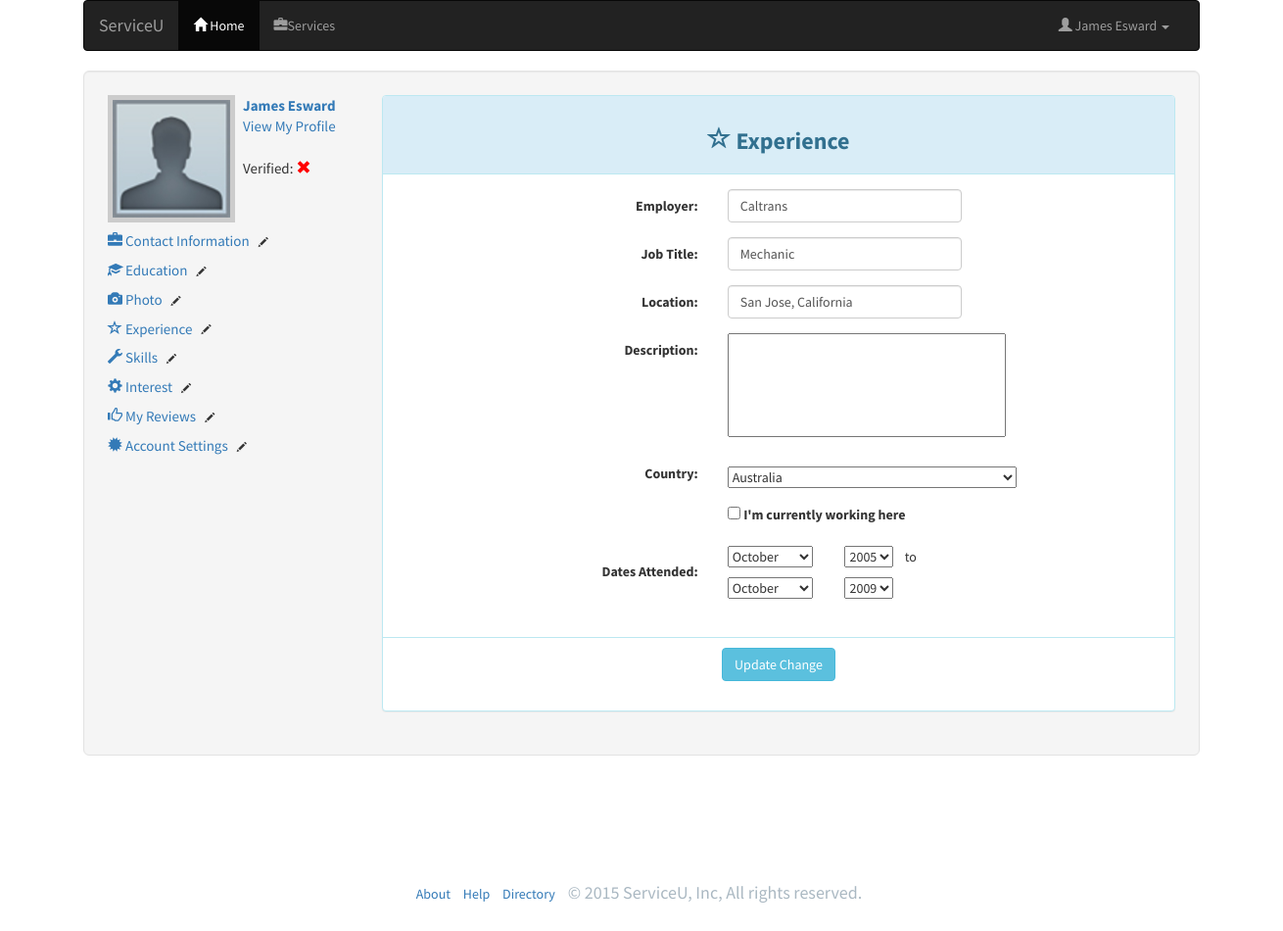
The app's page /editExperience.php?expID=27 (signed in) with its own data.
### tables this page shows
CREATE TABLE IF NOT EXISTS `usertable` (
  `userID` int(8) NOT NULL,
  `email` varchar(35) NOT NULL DEFAULT '',
  `firstName` varchar(20) NOT NULL,
  `lastName` varchar(20) NOT NULL,
  `userPhone` varchar(20) DEFAULT NULL,
  `password` varchar(20) NOT NULL,
  `verify` tinyint(1) NOT NULL DEFAULT '0',
  `degree` int(1) NOT NULL DEFAULT '0',
  `skill` varchar(300) NOT NULL DEFAULT 'na',
  `interest` varchar(300) NOT NULL DEFAULT 'na',
  `rate` int(1) NOT NULL DEFAULT '0',
  `verificationCode` varchar(10) NOT NULL
);

CREATE TABLE IF NOT EXISTS `userexperiencetable` (
  `expID` int(8) NOT NULL,
  `emailID` varchar(50) NOT NULL,
  `userEmployer` varchar(75) NOT NULL,
  `jobTitle` varchar(75) NOT NULL,
  `location` varchar(75) NOT NULL,
  `description` varchar(300) NOT NULL,
  `country` varchar(75) NOT NULL,
  `stillWorkHere` varchar(10) NOT NULL,
  `startDateMonth` varchar(20) NOT NULL,
  `startDateYear` varchar(20) NOT NULL,
  `endDateMonth` varchar(20) NOT NULL,
  `endDateYear` varchar(20) NOT NULL
);

### editExperience.php (the view, shortened to what the rows shown need)
<!DOCTYPE html>
<html lang="en">
<?php
    include("DatabaseFunctions.php");
?>
<?php
    if (!isset($_SESSION["loginEmail"]))
     {
        header("location: index.php");
        exit();
    }
    else{
       $userEmail = $_SESSION["loginEmail"];
    }
   ?>
<head>
    <link href="css/bootstrap.min.css" rel="stylesheet">
    <link href="css/bootstrap.css" rel="stylesheet">
    <link href="css/stylish-portfolio.css" rel="stylesheet">
    <link href="font-awesome/css/font-awesome.min.css" rel="stylesheet" type="text/css">
    <link rel="stylesheet" href="css/mycss.css">
</head>
<body>
    <?php include 'navigationbar.php' ?>
<div class="container">
     <div class="well well-lg">
        <div class="row">
            <div class="col-md-3">
                <div class="profileStart">
                        <div class="profileSet" id="Profile-List">
                            <a href="viewmyprofile.php"><b><?php echo getFullName($userEmail);?></b></a>
                            <br>
                            <br>
                            <br>
                        </div>
                </div>
            </div>
            <div class="col-md-9">
                <div class="panel panel-info">
                        <div class="panel-body">
                                     <form role="form" method="POST" class="form-horizontal">
                                                <div>
                                                      <div class="form-group">
                                                        <div class="col-sm-4">
                                                          <input type="nameEmployer" name="nameEmployer" class="form-control" value="<?php
                                                                              if(isset($_GET['expID']))
                                                                                     {
                                                                                            $idExp = $_GET['expID'];
                                                                                            echo getUserEmployer($idExp);
                                                                                     }
                                                          ?>" placeholder="Name your past employment?">
                                                        </div>
                                                    </div>
                                                      <div class="form-group">
                                                        <div class="col-sm-4">
                                                          <input type="lName" name="userjobTitle" class="form-control" value="<?php
                                                                              if(isset($_GET['expID']))
                                                                                     {
                                                                                            $idExp = $_GET['expID'];
                                                                                            echo getUserJobTitle($idExp);
                                                                                     }
                                                           ?>">
                                                        </div>
                                                      </div>
                                                      <div class="form-group">
                                                        <div class="col-sm-4">
                                                          <input type="jobLocation" name="jobLocation" class="form-control" placeholder="City, State..." value="<?php
                                                                                 if(isset($_GET['expID']))
                                                                                     {
                                                                                            $idExp = $_GET['expID'];
                                                                                            echo getUserJobLocation($idExp);
                                                                                     }
                                                                  ?>">
                                                        </div>
                                                      </div>
                                                      <div class="form-group">
                                                        <label for="countryTitle" class="col-sm-5 control-label">Country:</label>
                                                        <select style="margin-left: 15px; margin-top: 10px;" aria-labelledby="CountryIdLabel" id="CountryId" name="CountryId">                                                                               <?php
                                                                                 if(isset($_GET['expID']))
                                                                                  {
                                                                                            $idExp = $_GET['expID'];
                                                                                            echo '<option selected="selected">' . getUserJobCountry($idExp) . '</option>';
                                                                                     }
                                                                                 else
                                                                                 {
                                                                                     echo  '<option selected="selected" value="United States" title="United States">United States </option>';
                                                                                 }?>
    </select>
                                                      </div>
                                                      <div class="form-group" style="text-align: center; padding-left: 10%">
                                                              <label>
                                                                <input type="checkbox" value="Yes" name="userCurrentlyWorkHere" <?php
                                                                              if(isset($_GET['expID']))
                                                                                     {
                                                                                            $idExp = $_GET['expID'];
                                                                                            if(getUserWorkStatus($idExp) == 'Current')
                                                                                               echo 'Checked';
                                                                                     }
                                                           ?>>
                                                                    I'm currently working here
                                                              </label>
                                                      </div>
                                                        <div class="form-group">
                                                                <label style="padding-top: 18px;" for="userEDU" class="col-sm-5 control-label">Dates Attended:</label>
                                                                <select style="margin-left: 15px; margin-top: 2px;" aria-labelledby="StartMonthLabel" id="StartMonth" name="startMonth">
                                                                    <?php
                                                                                 if(isset($_GET['expID']))
                                                                                  {
                                                                                            $idExp = $_GET['expID'];
                                                                                            echo '<option selected="selected">' . getUserStartMonth($idExp) . '</option>';
                                                                                     }
                                                                                 else
                                                                                 {
                                                                                     echo  '<option value="0" title="United States">Month</option>';
                                                                     }?>
 </select>
                                                                <select style="margin-left: 30px; margin-top: 2px;" aria-labelledby="StartYearLabel" id="StartYear" name="startYear">
                                                                     <?php
                                                                                 if(isset($_GET['expID']))
                                                                                  {
                                                                                            $idExp = $_GET['expID'];
                                                                                            echo '<option selected="selected">' . getUserStartYear($idExp) . '</option>';
                                                                                     }
                                                                                 else
                                                                                 {
                                                                                     echo  '<option value="0">Year</option>';
                                                                     }?>
</select>
                                                                  &nbsp&nbsp to
                                                                <br>
                                                                <select style="margin-left: 15px; margin-top: 10px;" aria-labelledby="StartMonthLabel" id="StartMonth" name="endMonth">
                                                                     <?php
                                                                                 if(isset($_GET['expID']))
                                                                                  {
                                                                                            $idExp = $_GET['expID'];
                                                                                            echo '<option selected="selected">' . getUserEndMonth($idExp) . '</option>';
                                                                                     }
                                                                                 else
                                                                                 {
                                                                                     echo  '<option value="0">Month</option>';
                                                                     }?>
</select>
                                                                <select style="margin-left: 30px; margin-top: 2px;"aria-labelledby="StartYearLabel" id="StartYear" name="endYear">
                                                                     <?php
                                                                                 if(isset($_GET['expID']))
                                                                                  {
                                                                                            $idExp = $_GET['expID'];
                                                                                            echo '<option selected="selected">' . getUserEndYear($idExp) . '</option>';
                                                                                     }
                                                                                 else
                                                                                 {
                                                                                     echo  '<option value="0">Year</option>';
                                                                     }?>
</select>
                                                        </div>
                                        </form>
                                    </div>
                         </div>
                    </div>
                </div>
            </div>
     </div>
</body>
</html>

### navigationbar.php (shortened to what the rows shown need)
   <div class="container">
     <nav role="navigation" class="navbar navbar-inverse">
        <div id="navbarCollapse" class="collapse navbar-collapse">
            <ul class="nav navbar-nav pull-right">
            <li class="dropdown">
                <a href="#" data-toggle="dropdown"> <span class="glyphicon glyphicon-user"></span> <?php echo getFullName($userEmail); ?>
                <span class="caret"</span></a>
            </li>
            </ul>
        </div>
    </nav>
</div>

### records on screen
usertable: getFullName($userEmail) "James Esward"
userexperiencetable: nameEmployer "Caltrans", userjobTitle "Mechanic", jobLocation "San Jose, California", CountryId "Australia", startMonth "October", startYear "2005", endMonth "October", endYear "2009"
